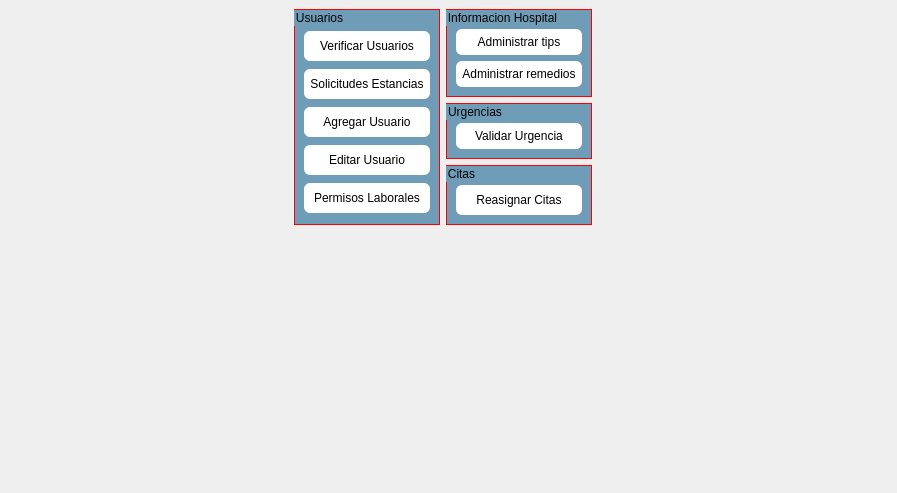
          <widget class="QWidget" name="pagePrincipalAdmin">
           <layout class="QGridLayout" name="gridLayout_36">
            <property name="leftMargin">
             <number>0</number>
            </property>
            <property name="topMargin">
             <number>0</number>
            </property>
            <property name="bottomMargin">
             <number>0</number>
            </property>
            <item row="0" column="0">
             <widget class="QWidget" name="widget_opcionesPerfAdmin" native="true">
              <property name="minimumSize">
               <size>
                <width>886</width>
                <height>40</height>
               </size>
              </property>
              <property name="styleSheet">
               <string notr="true">QPushButton{
	background-color: white;
	border-radius:6px;
	color: black;
	padding:6px;
	text-decoration:none;
}
QPushButton:hover{
	background: rgb(111, 157, 183);
	color: black;
}
QPushButton:focus{
	background: rgb(51, 97, 123);
	color: rgb(255, 255, 255);
}
QGroupBox{ 
	border:1px solid red;
	padding-top:10px;
	background: rgb(111, 157, 183);
}</string>
              </property>
              <layout class="QGridLayout" name="gridLayout_70">
               <property name="bottomMargin">
                <number>0</number>
               </property>
               <item row="0" column="0">
                <spacer name="horizontalSpacer_34">
                 <property name="orientation">
                  <enum>Qt::Horizontal</enum>
                 </property>
                 <property name="sizeHint" stdset="0">
                  <size>
                   <width>257</width>
                   <height>20</height>
                  </size>
                 </property>
                </spacer>
               </item>
               <item row="0" column="1" rowspan="3">
                <widget class="QGroupBox" name="gb_usuarios">
                 <property name="title">
                  <string>Usuarios</string>
                 </property>
                 <layout class="QVBoxLayout" name="verticalLayout_56">
                  <item>
                   <widget class="QPushButton" name="pushButton_SolicitudesUsuarios">
                    <property name="minimumSize">
                     <size>
                      <width>0</width>
                      <height>0</height>
                     </size>
                    </property>
                    <property name="maximumSize">
                     <size>
                      <width>16777215</width>
                      <height>30</height>
                     </size>
                    </property>
                    <property name="text">
                     <string>Verificar Usuarios</string>
                    </property>
                   </widget>
                  </item>
                  <item>
                   <widget class="QPushButton" name="pushButton_3">
                    <property name="maximumSize">
                     <size>
                      <width>16777215</width>
                      <height>30</height>
                     </size>
                    </property>
                    <property name="text">
                     <string>Solicitudes Estancias</string>
                    </property>
                   </widget>
                  </item>
                  <item>
                   <widget class="QPushButton" name="pb_agregarUser">
                    <property name="maximumSize">
                     <size>
                      <width>16777215</width>
                      <height>30</height>
                     </size>
                    </property>
                    <property name="text">
                     <string>Agregar Usuario</string>
                    </property>
                   </widget>
                  </item>
                  <item>
                   <widget class="QPushButton" name="pb_modificarUser">
                    <property name="maximumSize">
                     <size>
                      <width>16777215</width>
                      <height>30</height>
                     </size>
                    </property>
                    <property name="text">
                     <string>Editar Usuario</string>
                    </property>
                   </widget>
                  </item>
                  <item>
                   <widget class="QPushButton" name="pb_adminPermisos">
                    <property name="maximumSize">
                     <size>
                      <width>16777215</width>
                      <height>30</height>
                     </size>
                    </property>
                    <property name="text">
                     <string>Permisos Laborales</string>
                    </property>
                   </widget>
                  </item>
                 </layout>
                </widget>
               </item>
               <item row="0" column="2">
                <widget class="QGroupBox" name="gb_infoHospi">
                 <property name="styleSheet">
                  <string notr="true"/>
                 </property>
                 <property name="title">
                  <string>Informacion Hospital</string>
                 </property>
                 <layout class="QGridLayout" name="gridLayout_56">
                  <item row="1" column="1">
                   <widget class="QPushButton" name="pushButton_agregar_remedio">
                    <property name="minimumSize">
                     <size>
                      <width>0</width>
                      <height>0</height>
                     </size>
                    </property>
                    <property name="maximumSize">
                     <size>
                      <width>16777215</width>
                      <height>30</height>
                     </size>
                    </property>
                    <property name="text">
                     <string>Administrar remedios</string>
                    </property>
                   </widget>
                  </item>
                  <item row="0" column="1">
                   <widget class="QPushButton" name="pushButton_tip_2">
                    <property name="minimumSize">
                     <size>
                      <width>0</width>
                      <height>0</height>
                     </size>
                    </property>
                    <property name="maximumSize">
                     <size>
                      <width>16777215</width>
                      <height>30</height>
                     </size>
                    </property>
                    <property name="text">
                     <string>Administrar tips</string>
                    </property>
                   </widget>
                  </item>
                 </layout>
                </widget>
               </item>
               <item row="0" column="3">
                <spacer name="horizontalSpacer_35">
                 <property name="orientation">
                  <enum>Qt::Horizontal</enum>
                 </property>
                 <property name="sizeHint" stdset="0">
                  <size>
                   <width>256</width>
                   <height>20</height>
                  </size>
                 </property>
                </spacer>
               </item>
               <item row="1" column="2">
                <widget class="QGroupBox" name="groupBox">
                 <property name="title">
                  <string>Urgencias</string>
                 </property>
                 <layout class="QGridLayout" name="gridLayout_41">
                  <item row="0" column="0">
                   <widget class="QPushButton" name="pb_addUrgencia">
                    <property name="maximumSize">
                     <size>
                      <width>16777215</width>
                      <height>30</height>
                     </size>
                    </property>
                    <property name="text">
                     <string>Validar Urgencia</string>
                    </property>
                   </widget>
                  </item>
                 </layout>
                </widget>
               </item>
               <item row="2" column="2">
                <widget class="QGroupBox" name="gb_usuarios_2">
                 <property name="styleSheet">
                  <string notr="true"/>
                 </property>
                 <property name="title">
                  <string>Citas</string>
                 </property>
                 <layout class="QGridLayout" name="gridLayout_55">
                  <item row="0" column="0">
                   <widget class="QPushButton" name="btnCitasCanceladas">
                    <property name="minimumSize">
                     <size>
                      <width>0</width>
                      <height>30</height>
                     </size>
                    </property>
                    <property name="maximumSize">
                     <size>
                      <width>16777215</width>
                      <height>30</height>
                     </size>
                    </property>
                    <property name="text">
                     <string>Reasignar Citas</string>
                    </property>
                   </widget>
                  </item>
                 </layout>
                </widget>
               </item>
               <item row="3" column="1">
                <spacer name="verticalSpacer_18">
                 <property name="orientation">
                  <enum>Qt::Vertical</enum>
                 </property>
                 <property name="sizeHint" stdset="0">
                  <size>
                   <width>20</width>
                   <height>268</height>
                  </size>
                 </property>
                </spacer>
               </item>
               <item row="3" column="2">
                <spacer name="verticalSpacer_31">
                 <property name="orientation">
                  <enum>Qt::Vertical</enum>
                 </property>
                 <property name="sizeHint" stdset="0">
                  <size>
                   <width>20</width>
                   <height>40</height>
                  </size>
                 </property>
                </spacer>
               </item>
              </layout>
             </widget>
            </item>
           </layout>
          </widget>
